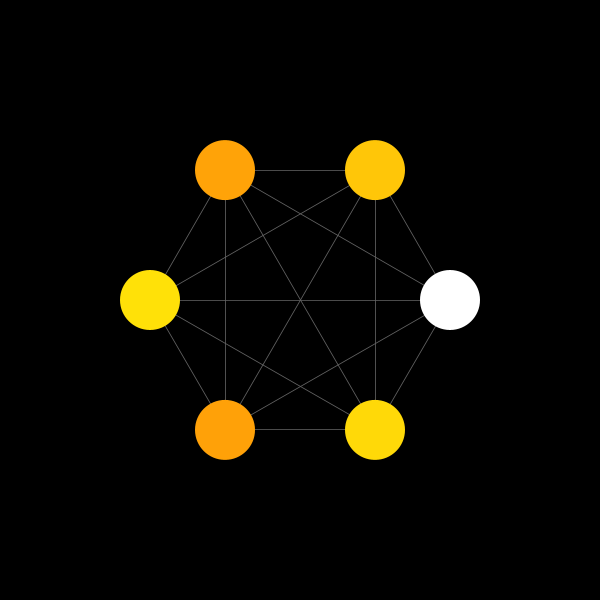
Frame 1 (no input)
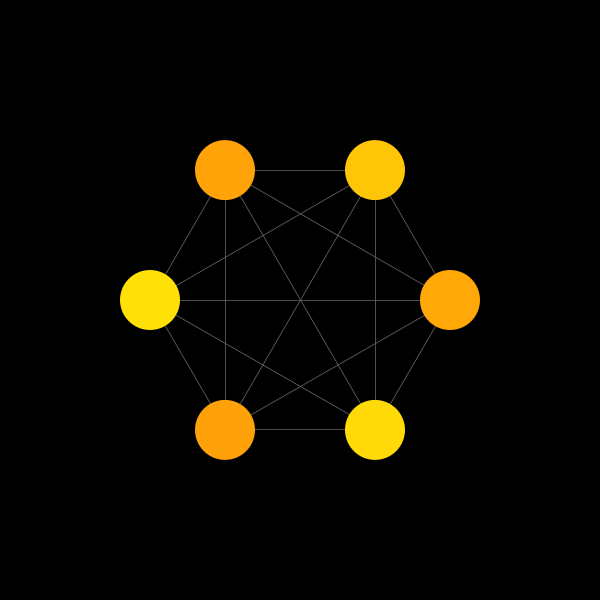
Frame 60 (the mouse pressed at the canvas centre just before this capture)
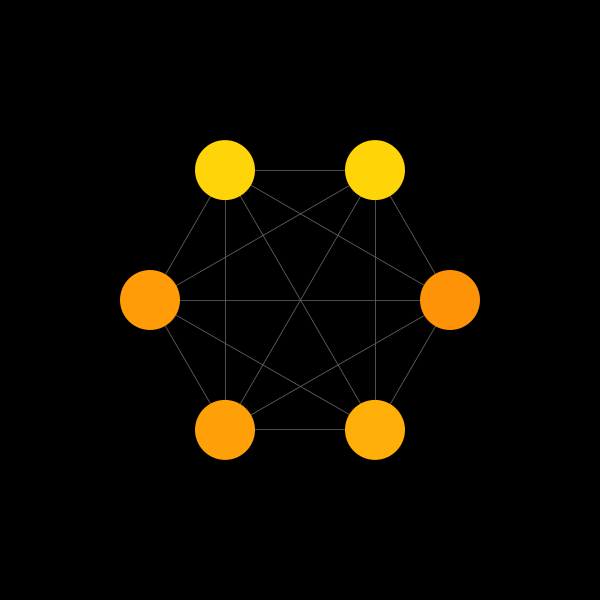
Frame 120 (the mouse held since frame 60 and released just before this capture)

The Processing sketch that drew these frames (run headless with seeded random() and noise(); from frame 60 on, the mouse is pressed at the canvas centre):

// Processing sketch: processing_125898
// ── processing_125898.pde

Ball[] balls = new Ball [6];



void setup() {
  size(600, 600);
  frameRate(30);
  int r = height/4;
  for (int i = 0; i < balls.length; i++) {
    balls[i] = new Ball(width/2+r*cos(TWO_PI*(balls.length-i)/balls.length), height/2+r*sin(TWO_PI*(balls.length-i)/balls.length));
  }
}


void draw() {
  background(0);
  for (int i = 0; i < balls.length; i++) {
    for (int j = i + 1; j < balls.length; j++) {
      balls[i].collision(balls[j]);
      balls[i].lines(balls[j]);
    }
  }

  for (int i = 0; i < balls.length; i++) {
    balls[i].update();
    balls[i].bounce();
    PVector cue = new PVector(0, 0);
    if (mousePressed) {
      cue = new PVector((balls[i].location.x-mouseX), (balls[i].location.y-mouseY)); 
      // compute a force that sets Balls in motion based on their position relative to the mouse
      cue.mult(0.03);
      //cue.limit(2);
      balls[i].applyForce(cue);
    }
    PVector friction = balls[i].velocity.get();
    friction.mult(-1); 
    friction.normalize();
    float c = 0.35;
    friction.mult(c);
    balls[i].applyForce(friction);
    balls[i].display();
  }
}


boolean start = false;

void mousePressed() {
  start = false;
}
void mouseReleased() {
  start = true;
}

class Ball {
  PVector location;
  PVector velocity;
  PVector acceleration;
  float radius;
  color c;




  Ball(float x, float y) {
    location = new PVector(x, y);
    velocity = new PVector(0, 0);
    acceleration = new PVector(0, 0);
    radius = 30;
    c = color(255, random(140, 230), 8);
  }


  void update() {
    if (start) {
      velocity.add(acceleration);
      location.add(velocity);
      acceleration.mult(0);
    }
    if (start && velocity.mag() < 0.5) 
      velocity.mult(0); // otherwise balls slow down, ALMOST STOP, and then start moving again
    velocity.limit(30);
  }

  void applyForce(PVector f) {
    acceleration.add(f);
  }



  void lines (Ball b) {
    strokeWeight(0.8);
    stroke(100);
    line(location.x, location.y, b.location.x, b.location.y);
  }

  void collision(Ball b) {
    float d = dist(location.x, location.y, b.location.x, b.location.y);
    if ( d <  radius*2) { // swapping velocities
      PVector temp = velocity;
      velocity = b.velocity;
      b.velocity = temp;
    }
  }


  void bounce() {
    if (location.x > width - radius || location.x < radius) {
      velocity.x*=-1;
    }
    if (location.y > height - radius || location.y < radius) {
      velocity.y*=-1;
    }
  }


  void display() {
    location.x = constrain(location.x, radius, width-radius);
    location.y = constrain(location.y, radius, height-radius);
    noStroke();
    ellipse(location.x, location.y, radius*2, radius*2);
    smooth();
    fill(c);
    if (mousePressed) {
      c = color(255, random(140, 230), 8);
    }
  }
}
